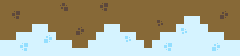

Rendered tile map (Tiled .tmx) drawn with the repository's tilesets; below, a short description and the full map source, tile grids included:
An orthogonal 30x7 tile map with 8x8 px tiles, 1 tile layer (Calque de Tuiles 1).

<map version="1.8" tiledversion="1.8.4" orientation="orthogonal" renderorder="right-down" width="30" height="7" tilewidth="8" tileheight="8" infinite="0" nextlayerid="2" nextobjectid="1">
 <tileset firstgid="1" source="../cbon.tsx" />
 <layer id="1" name="Calque de Tuiles 1" width="30" height="7">
  <data encoding="csv">
1953,1953,1953,1953,1953,1953,1953,1353,1354,1953,1953,1953,1227,1228,1953,1953,1953,1953,1953,1953,1953,1953,1953,1953,1953,1953,1953,1953,1953,1953,
1953,1227,1228,1953,1953,1953,1953,1417,1418,1953,1953,1953,1291,1292,1953,1953,1953,1953,1953,1953,1953,1953,1953,1953,1953,1953,1953,1355,1356,1953,
1953,1291,1292,1953,1953,1953,1953,1953,1953,1953,1953,1953,1953,1953,1953,1953,1953,1953,1953,1225,1226,1953,1953,3152,3152,1953,1953,1419,1420,1953,
1953,1953,1953,1953,3152,3152,1953,1953,1953,1355,1356,1953,1953,3152,3152,1953,1953,1953,1953,1289,1290,1953,3145,3146,3152,3152,1953,1953,1953,1953,
1953,1953,3152,3152,3152,3275,3276,1953,1953,1419,1420,1953,3152,3152,3152,3145,3146,1953,1953,1953,3152,3152,3209,3210,3152,3152,3152,3152,1953,1953,
3152,3152,3147,3148,3152,3339,3340,3152,3152,1953,1953,3152,3152,3152,3152,3209,3210,3152,1953,3152,3147,3148,3152,3152,3152,3152,3275,3276,3152,3152,
3152,3152,3211,3212,3152,3152,3152,3152,3152,3152,3152,3152,3152,3152,3152,3152,3152,3152,3152,3152,3211,3212,3152,3152,3152,3152,3339,3340,3152,3152
</data>
 </layer>
</map>